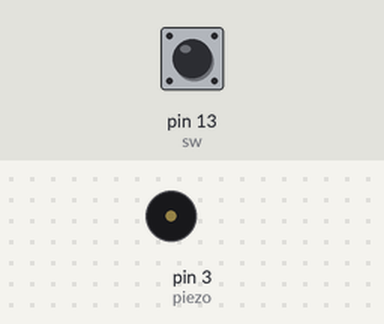
Bench run of a sketch on a simulated Arduino Uno, built with avr-gcc and run on an emulated ATmega328P. Shown: buzzer (waves = sounding). The test bench sets the inputs (shaded band); at power-on: pin 13 (sw) HIGH.

Above: at 1.2 s.
1.3 s: pin 13 (sw) pulled LOW for 0.15 s
At 1.6 s:
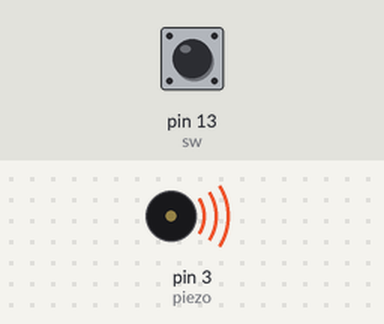
Timing chart, 0 to 10.8 s (numbered marks = the images above; inputs shaded):
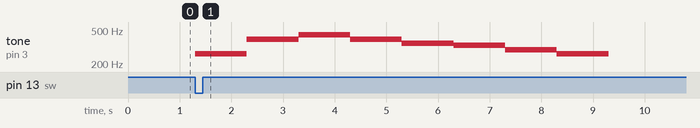

Measured:
- after the input at 1.3 s, tone on pin 3 (piezo): plays 262 Hz for 1.0 s, 392 Hz for 1.0 s, 440 Hz for 1.0 s, 392 Hz for 1.0 s, 349 Hz for 1.0 s, 330 Hz for 1.0 s … (8 notes in this stretch), starting at once

The sketch:

piezo_buzzer.ino
```cpp
#define C 262
#define D 294
#define E 330
#define F 349
#define G 392
#define A 440
#define B 494

int piezo = 3;
int sw = 13;
int nNum = 16;
int nTones[16] = {C,C,G,G,A,A,G,G,F,F,E,E,D,D,C,C};

void setup() {
  pinMode(piezo, OUTPUT);
  pinMode(sw, INPUT_PULLUP);
}

void loop() {
  if(digitalRead(sw)==LOW)
  {
    for(int i=0;i<16;++i)
    {
      tone(piezo, nTones[i]);
      delay(500);
    }
    noTone(piezo);
  }
}
```
